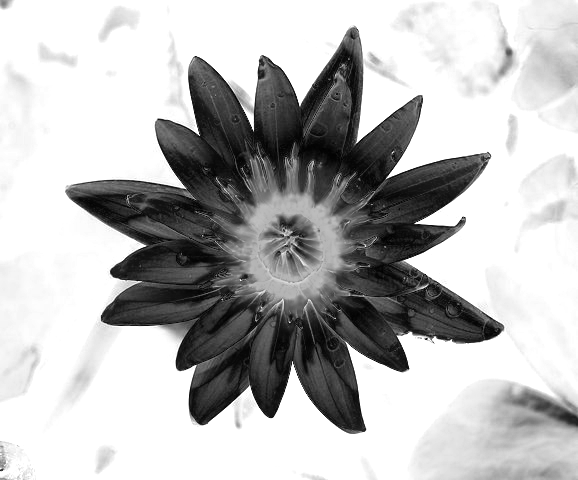
#> input picture exercises/my_solutions/ex1_6/1_6_11_distances.png, 578 x 480 px, found by its file name
$ python ex1_6_14.py
#> lines starting #> are read from the running program, lines starting #| are printed output that depends on the picture; after the words box and inside, x2 and y2 are one past the last pixel; in counts of white or black regions, pixels touching at a corner belong together
import numpy as np
import cv2
import matplotlib.pyplot as plt

# Generalized Histogram Thresholding, from:
# "A Generalization of Otsu's Method and Minimum Error Thresholding" by Jonathan T. Barron
# https://arxiv.org/abs/2007.07350
csum = lambda z: np.cumsum(z)[:-1]
dsum = lambda z: np.cumsum(z[::-1])[-2::-1]
argmax = lambda x, f: np.mean(x[:-1][f == np.max(f)])  # use the mean for ties
clip = lambda z: np.maximum(1e-30, z)


def preliminaries(n, x):
    x = np.arange(len(n), dtype=n.dtype) if x is None else x
    w0 = clip(csum(n))
    w1 = clip(dsum(n))
    p0 = w0 / (w0 + w1)
    p1 = w1 / (w0 + w1)
    mu0 = csum(n * x) / w0
    mu1 = dsum(n * x) / w1
    d0 = csum(n * x**2) - w0 * mu0**2
    d1 = dsum(n * x**2) - w1 * mu1**2
    return x, w0, w1, p0, p1, mu0, mu1, d0, d1


def GHT(n, x=None, nu=0, tau=0, kappa=0, omega=0.5):
    x, w0, w1, p0, p1, _, _, d0, d1 = preliminaries(n, x)
    v0 = clip((p0 * nu * tau**2 + d0) / (p0 * nu + w0))
    v1 = clip((p1 * nu * tau**2 + d1) / (p1 * nu + w1))
    f0 = -d0 / v0 - w0 * np.log(v0) + 2 * (w0 + kappa * omega) * np.log(w0)
    f1 = -d1 / v1 - w1 * np.log(v1) + 2 * (w1 + kappa * (1 - omega)) * np.log(w1)
    return argmax(x, f0 + f1), f0 + f1


image = cv2.imread('exercises/my_solutions/ex1/1_6_11_distances.png', cv2.IMREAD_GRAYSCALE)
#> image is the input picture: shape (480, 578); min 1, max 255, mean 185.8

hist_n, hist_edges = np.histogram(image, bins=np.arange(-0.5, 256))
#> hist_n = 256 values, max 122428 at index 255, min 0 at index 0, mean 1083.8; hist_edges = 257 values from -0.5 to 255.5
hist_x = (hist_edges[1:] + hist_edges[:-1]) / 2.0
#> hist_x = 256 values from 0 to 255

ght_value, _ = GHT(hist_n, hist_x, nu=2**5, tau=2**10, kappa=0.1, omega=0.5)
#> in preliminaries, `w0 = clip(csum(n))`: w0 = 255 values from 1e-30 to 155012
#> in preliminaries, `w1 = clip(dsum(n))`: w1 = 255 values, max 277440 at index 0, min 122428 at index 254, mean 202171.5
#> in preliminaries, `p0 = w0 / (w0 + w1)`: p0 = 255 values from 3.6e-36 to 0.559
#> in preliminaries, `p1 = w1 / (w0 + w1)`: p1 = 255 values, max 1 at index 0, min 0.441 at index 254, mean 0.729
#> in preliminaries, `mu0 = csum(n * x) / w0`: mu0 = 255 values from 0 to 131.2
#> in preliminaries, `mu1 = dsum(n * x) / w1`: mu1 = 255 values from 185.8 to 255
#> in preliminaries, `d0 = csum(n * x**2) - w0 * mu0**2`: d0 = 255 values from 0 to 1.27e+09
#> in preliminaries, `d1 = dsum(n * x**2) - w1 * mu1**2`: d1 = 255 values, max 2.32e+09 at index 0, min 0 at index 254, mean 491768092.9
#> in GHT, `x, w0, w1, p0, p1, _, _, d0, d1 = preliminaries(n, x)`: x = 256 values from 0 to 255; w0 = 255 values from 1e-30 to 155012; p0 = 255 values from 3.6e-36 to 0.559; d0 = 255 values from 0 to 1.27e+09
#> in GHT, `v0 = clip((p0 * nu * tau**2 + d0) / (p0 * nu + w0))`: v0 = 255 values, max 8329 at index 254, min 120.9 at index 1, mean 1762
#> in GHT, `v1 = clip((p1 * nu * tau**2 + d1) / (p1 * nu + w1))`: v1 = 255 values, max 8486.5 at index 0, min 120.9 at index 254, mean 2138.2
#> in GHT, `f0 = -d0 / v0 - w0 * np.log(v0) + 2 * (w0 + kappa * omega) * np.log(w0)`: f0 = 255 values, max 2153028.4 at index 254, min -7.72 at index 1, mean 1088779.3
#> in GHT, `f1 = -d1 / v1 - w1 * np.log(v1) + 2 * (w1 + kappa * (1 - omega)) * np...`: f1 = 255 values, max 4171208.5 at index 0, min 2281490.1 at index 254, mean 3362889.6
#> ght_value = 220
print(f"GHT threshold: {ght_value}")
#| GHT threshold: 220.0

mask = ((image >= ght_value) * 255).astype(np.uint8)
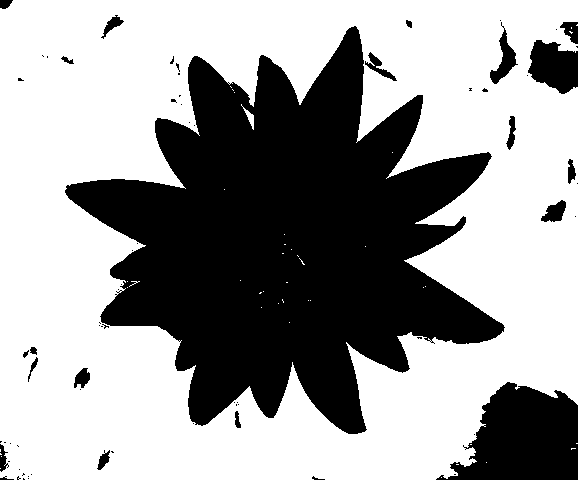
#> mask: shape (480, 578); 61.5% white; 71 black regions (49 under 20 px), largest, box (x1, y1, x2, y2) and area: (65, 26, 505, 434) 92616, (436, 382, 578, 480) 9180, (528, 40, 578, 94) 1924
cv2.imwrite('exercises/my_solutions/ex1/1_6_14_mask.png', mask)

fig, axes = plt.subplots(1, 2, figsize=(10, 5))
axes[0].imshow(image, cmap='gray')
axes[0].set_title('Distance image')
axes[0].axis('off')

axes[1].imshow(mask, cmap='gray')
axes[1].set_title(f'GHT segmentation (t={ght_value:.1f})')
axes[1].axis('off')

plt.savefig('exercises/my_solutions/ex1/1_6_14_result.png')
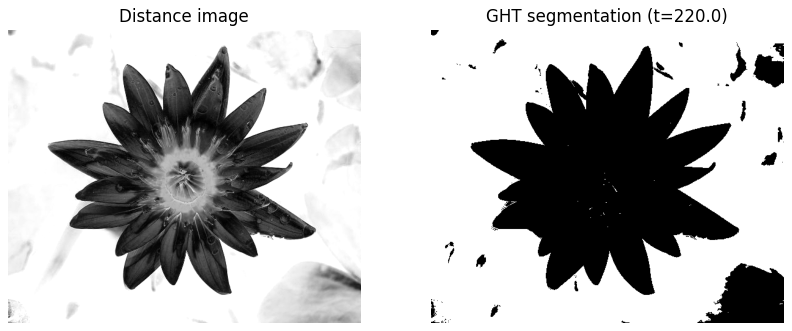
#> figure drawn by matplotlib, 2 panels
plt.show()
